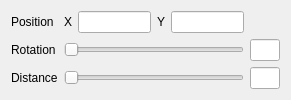
<?xml version="1.0" encoding="UTF-8"?>
<ui version="4.0">
 <class>GeometryPropertiesWidget</class>
 <widget class="QWidget" name="GeometryPropertiesWidget">
  <property name="geometry">
   <rect>
    <x>0</x>
    <y>0</y>
    <width>283</width>
    <height>100</height>
   </rect>
  </property>
  <property name="windowTitle">
   <string>Form</string>
  </property>
  <layout class="QGridLayout" name="gridLayout_2">
   <item row="0" column="0">
    <layout class="QGridLayout" name="gridLayout">
     <item row="0" column="0">
      <widget class="QLabel" name="label_3">
       <property name="text">
        <string>Position</string>
       </property>
      </widget>
     </item>
     <item row="0" column="1">
      <widget class="QLabel" name="label_4">
       <property name="text">
        <string>X</string>
       </property>
      </widget>
     </item>
     <item row="0" column="2">
      <widget class="QLineEdit" name="positionXLineEdit">
       <property name="minimumSize">
        <size>
         <width>30</width>
         <height>0</height>
        </size>
       </property>
      </widget>
     </item>
     <item row="0" column="3">
      <widget class="QLabel" name="label_5">
       <property name="text">
        <string>Y</string>
       </property>
      </widget>
     </item>
     <item row="0" column="4">
      <widget class="QLineEdit" name="positionYLineEdit">
       <property name="minimumSize">
        <size>
         <width>30</width>
         <height>0</height>
        </size>
       </property>
       <property name="text">
        <string/>
       </property>
      </widget>
     </item>
     <item row="1" column="0">
      <widget class="QLabel" name="label_7">
       <property name="text">
        <string>Rotation</string>
       </property>
      </widget>
     </item>
     <item row="1" column="1" colspan="4">
      <widget class="QSlider" name="rotationSlider">
       <property name="minimumSize">
        <size>
         <width>180</width>
         <height>0</height>
        </size>
       </property>
       <property name="maximum">
        <number>360</number>
       </property>
       <property name="orientation">
        <enum>Qt::Horizontal</enum>
       </property>
      </widget>
     </item>
     <item row="1" column="5">
      <widget class="QLineEdit" name="rotationLineEdit">
       <property name="minimumSize">
        <size>
         <width>30</width>
         <height>0</height>
        </size>
       </property>
      </widget>
     </item>
     <item row="2" column="0">
      <widget class="QLabel" name="label_6">
       <property name="text">
        <string>Distance</string>
       </property>
      </widget>
     </item>
     <item row="2" column="1" colspan="4">
      <widget class="QSlider" name="distanceSlider">
       <property name="maximum">
        <number>360</number>
       </property>
       <property name="orientation">
        <enum>Qt::Horizontal</enum>
       </property>
      </widget>
     </item>
     <item row="2" column="5">
      <widget class="QLineEdit" name="distanceLineEdit">
       <property name="minimumSize">
        <size>
         <width>30</width>
         <height>0</height>
        </size>
       </property>
      </widget>
     </item>
    </layout>
   </item>
   <item row="1" column="0">
    <spacer name="verticalSpacer">
     <property name="orientation">
      <enum>Qt::Vertical</enum>
     </property>
     <property name="sizeHint" stdset="0">
      <size>
       <width>20</width>
       <height>0</height>
      </size>
     </property>
    </spacer>
   </item>
  </layout>
 </widget>
 <resources/>
 <connections/>
</ui>
